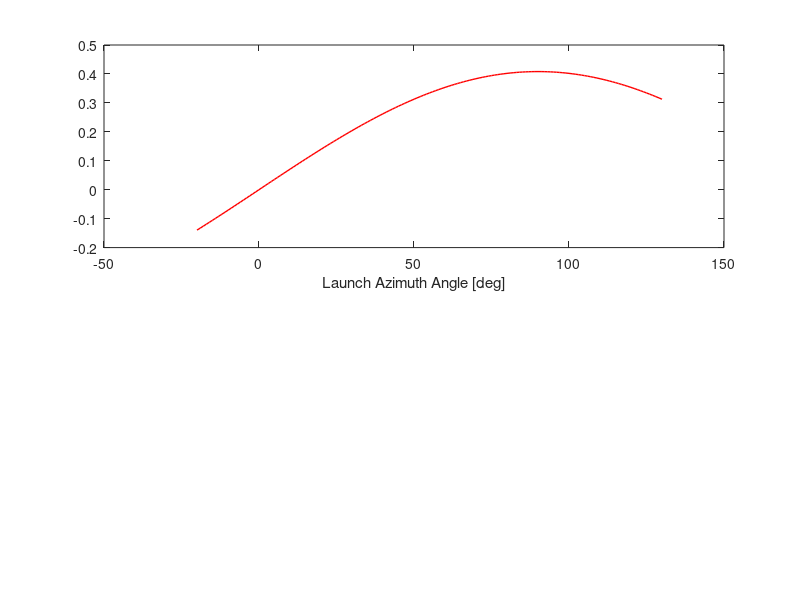

Write MATLAB code to recreate this figure. (Note: this script raises an error after producing the figure.)
%AAE 251 Fall 2024
%Homework 4
%AAE251_HW4
%Authors: Hudson Reynolds and Preston Wright

%% Initializations:
% values for earth and orbit:
OmegaEarth = 7.292e-5; % sidereal rate [rad s^-1]
radEarth = 6371;    % radius of earth [km]
muEarth = 3.986e5;     % gravitational parameter [km^3 s^-2]
dVLoss = 1.7;          % delta-V loss [km s^-1]
radOrbit = 290;        % orbital altitude [km]

%kourou inputs:
latKourou = [5,3,27];     % latitude [degree, min, sec]
azimuthsKourou = [-10.5,93.5]; % permissable launch azi [min, max]

% KSC inputs:
latKSC = [28,31,27];      % latitude [degree, min, sec]
azimuthsKSC = [35, 120];       % permissable launch azi [min, max]


%% Part A Calculations:

% find latitudes in degrees:
latKourou = latKourou(1) + (latKourou(2)/60) + (latKourou(3)/3600);

latKSC = latKSC(1) + (latKSC(2)/60) + (latKSC(3)/3600);

% delta-v added by the earth for azimuths -20 to 130 degrees:

n = 1;

for Az = -20:130
    dVEarthHelpKourou(n) = OmegaEarth * radEarth * cosd(latKourou) * sind(Az);
    
    dVEarthHelpKSC(n) = OmegaEarth * radEarth * cosd(latKSC) * sind(Az);

    AzList(n) = Az;
    n = n + 1;
end

dVRangeKourou = OmegaEarth * radEarth * cosd(latKourou) * sind(90) ...
    - OmegaEarth * radEarth * cosd(latKourou) * sind(azimuthsKourou(1));

dVRangeKSC = OmegaEarth * radEarth * cosd(latKSC) * sind(90) ...
    - OmegaEarth * radEarth * cosd(latKSC) * sind(azimuthsKSC(1));

dVMax = OmegaEarth * radEarth * cosd(latKourou) * sind(90);

% print statements:

fprintf("\nThe Range of ΔV Earth Help from Kourou is %.3f m/s.\n", dVRangeKourou * 1000);
fprintf("The Range of ΔV Earth Help from KSC is %.3f m/s.\n", dVRangeKSC * 1000);

fprintf("\nThe Maximum ΔV Earth Help of %.3f m/s occurs at Kourou at 90 degrees launch azimuth.\n", dVMax * 1000);

% sin(Az) = cos(i) / cos(La)
% i >= La

%% Part B Calculations:

% final inclinations:
InitAziKourou = [-10,35,90];
InitAziKSC = [40,90,110];

% v needed for low earth orbit:
dVLEO = sqrt(muEarth / (radOrbit + radEarth));

%calculate the total energy to get into orbit from certain azimuth:
dVTotKSC = dVLEO + dVLoss - (OmegaEarth * radEarth * cosd(latKSC) * sind(InitAziKSC));
dVTotKourou = dVLEO + dVLoss - (OmegaEarth * radEarth * cosd(latKourou) * sind(InitAziKourou));
dVTotCombined = [dVTotKSC, dVTotKourou];

% calculate the final inclination based on the launch location and azimuth:
orbitalIncKSC = acosd(sind(InitAziKSC) * cosd(latKSC));
orbitalIncKourou = acosd(sind(InitAziKourou) * cosd(latKourou));

orbitalIncCombined = [orbitalIncKSC, orbitalIncKourou];

n = 1;

for index = 1:length(orbitalIncCombined)
    for finalAzimuth = 0:0.1:90
        nu = abs(orbitalIncCombined(index) - finalAzimuth);
        dVIncChange = 2 * dVLEO * sind(nu/2);
        finalAzimuthList(n) = finalAzimuth;
        dVTot(index,n) = dVIncChange + dVTotCombined(index);
        n = n + 1;
    end
    n = 1;
end

% plot figure:

figure(1)
subplot(2,1,1)
plot(AzList, dVEarthHelpKSC, 'Color', "red", "LineWidth", 1)
xlabel('Launch Azimuth Angle [deg]')
xline(azimuthsKSC(1), '--', 'Minimum Launch Azimuth', 'LabelVerticalAlignment','bottom')
xline(azimuthsKSC(2), '--', 'Maximum Launch Azimuth', 'LabelVerticalAlignment','bottom')
ylabel('Delta-V [km/s]')
title('Delta-V Imparted by Earth at KSC by Launch Azimuth')
grid on

subplot(2,1,2)
plot(AzList, dVEarthHelpKourou, "Color", "blue", "LineWidth", 1)
xlabel('Launch Azimuth Angle [deg]')
xline(azimuthsKourou(1), '--', 'Minimum Launch Azimuth', 'LabelVerticalAlignment','top')
xline(azimuthsKourou(2), '--', 'Maximum Launch Azimuth', 'LabelVerticalAlignment','bottom')
ylabel('ΔV Imparted by Earth [km/s]')
title('ΔV Imparted by Earth at Kourou by Launch Azimuth')
grid on;

figure(2)
plot(finalAzimuthList, dVTot, 'LineWidth', 1)
title('ΔV requirements for Inclination Changes 0 to 90 degrees from KSC and Kourou');
xlabel('Final Orbit Inclination [deg]');
ylabel('ΔV Requirement [km/s]')
grid on
legend('KSC 40 deg Azimuth', 'KSC 90 deg Azimuth', 'KSC 110 deg Azimuth',...
    'Kourou -10 deg Azimuth', 'Kourou 35 deg Azimuth', 'Kourou 90 deg Azimuth', Location='best')



 